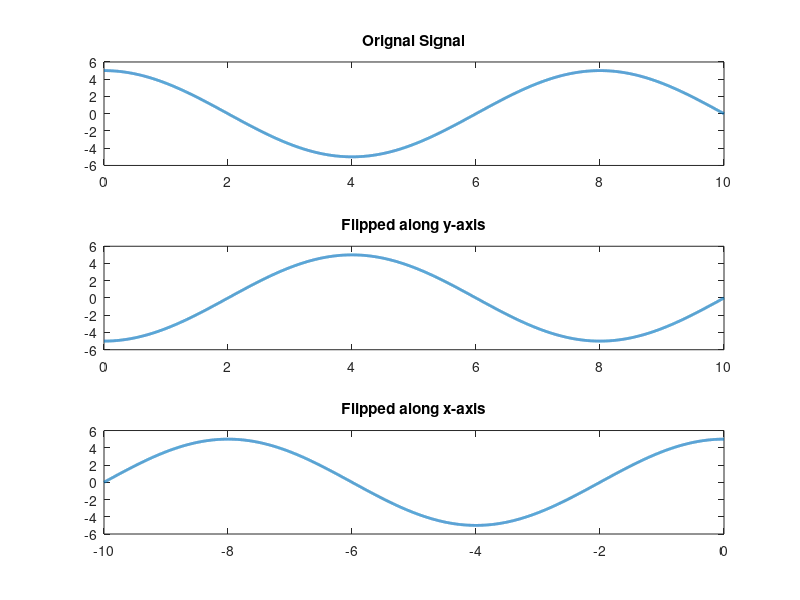

The MATLAB script that drew this image:
t=0:1/1000:10;
x1=5*exp(pi/4*1j*t);
subplot(3,1,1);
plot(t,real(x1), 'LineWidth', 2);
title('Orignal Signal');
subplot(3,1,2);
plot(t,-real(x1), 'LineWidth', 2);
title('Flipped along y-axis');
subplot(3,1,3);
plot(-t,real(x1), 'LineWidth', 2);
title('Flipped along x-axis');